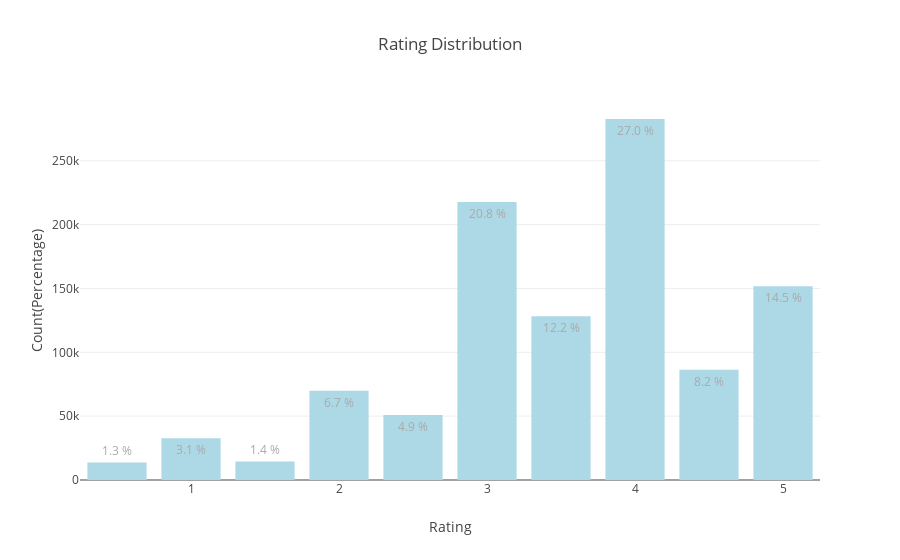

The cell this chart's notebook holds for it:
### Markdown cell above
# How are ratings distributed?

### Code cell
data2 = Rating['rating'].value_counts().sort_index(ascending=False)
trace2 = go.Bar(x = data2.index,
               text = ['{:.1f} %'.format(val) for val in (data2.values / Rating.shape[0] * 100)],
               textposition = 'auto',
               textfont = dict(color = 'darkgrey'),
               y = data2.values,
               marker = dict(color = 'lightblue'))
layout2 = dict(title = 'Rating Distribution'.format(Rating.shape[0]),
              xaxis = dict(title = 'Rating'),
              yaxis = dict(title = 'Count(Percentage)'))
fig = go.Figure(data=[trace2], layout=layout2)
iplot(fig)

### Figure 1 — Plotly figure (JSON) as saved in the notebook; plotly's stock layout.template omitted (floating-point values rounded to 4 significant figures)
{"data": [{"marker": {"color": "lightblue"}, "text": ["14.5 %", "8.2 %", "27.0 %", "12.2 %", "20.8 %", "4.9 %", "6.7 %", "1.4 %", "3.1 %", "1.3 %"], "textfont": {"color": "darkgrey"}, "textposition": "auto", "type": "bar", "uid": "358236b5-9b66-4c4d-a229-37468ca92771", "x": [5, 4.5, 4, 3.5, 3, 2.5, 2, 1.5, 1, 0.5], "y": [151716, 86442, 282744, 128180, 217715, 51003, 69838, 14541, 32666, 13730]}], "layout": {"title": {"text": "Rating Distribution"}, "xaxis": {"title": {"text": "Rating"}}, "yaxis": {"title": {"text": "Count(Percentage)"}}}}
